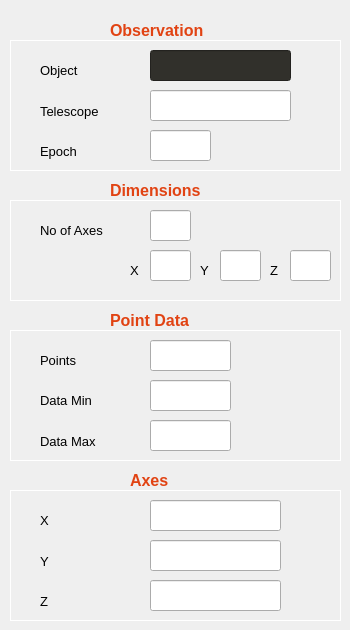
     <widget class="QWidget" name="InfoTab">
      <attribute name="title">
       <string>Cube Info</string>
      </attribute>
      <widget class="QFrame" name="frame_3">
       <property name="geometry">
        <rect>
         <x>10</x>
         <y>40</y>
         <width>331</width>
         <height>131</height>
        </rect>
       </property>
       <property name="styleSheet">
        <string notr="true">QFrame
{
border:1px solid white;
}

QLabel
{
border:none;
}

</string>
       </property>
       <property name="frameShape">
        <enum>QFrame::StyledPanel</enum>
       </property>
       <property name="frameShadow">
        <enum>QFrame::Raised</enum>
       </property>
       <widget class="QLineEdit" name="lineInfoTelescope">
        <property name="geometry">
         <rect>
          <x>140</x>
          <y>50</y>
          <width>141</width>
          <height>31</height>
         </rect>
        </property>
        <property name="frame">
         <bool>true</bool>
        </property>
        <property name="readOnly">
         <bool>true</bool>
        </property>
        <property name="placeholderText">
         <string/>
        </property>
       </widget>
       <widget class="QLineEdit" name="lineInfoObject">
        <property name="enabled">
         <bool>true</bool>
        </property>
        <property name="geometry">
         <rect>
          <x>140</x>
          <y>10</y>
          <width>141</width>
          <height>31</height>
         </rect>
        </property>
        <property name="palette">
         <palette>
          <active>
           <colorrole role="WindowText">
            <brush brushstyle="SolidPattern">
             <color alpha="255">
              <red>255</red>
              <green>255</green>
              <blue>255</blue>
             </color>
            </brush>
           </colorrole>
           <colorrole role="Button">
            <brush brushstyle="SolidPattern">
             <color alpha="255">
              <red>49</red>
              <green>48</green>
              <blue>43</blue>
             </color>
            </brush>
           </colorrole>
           <colorrole role="Light">
            <brush brushstyle="SolidPattern">
             <color alpha="255">
              <red>255</red>
              <green>255</green>
              <blue>255</blue>
             </color>
            </brush>
           </colorrole>
           <colorrole role="Text">
            <brush brushstyle="SolidPattern">
             <color alpha="255">
              <red>255</red>
              <green>255</green>
              <blue>255</blue>
             </color>
            </brush>
           </colorrole>
           <colorrole role="ButtonText">
            <brush brushstyle="SolidPattern">
             <color alpha="255">
              <red>255</red>
              <green>255</green>
              <blue>255</blue>
             </color>
            </brush>
           </colorrole>
           <colorrole role="Base">
            <brush brushstyle="SolidPattern">
             <color alpha="255">
              <red>49</red>
              <green>48</green>
              <blue>43</blue>
             </color>
            </brush>
           </colorrole>
           <colorrole role="Window">
            <brush brushstyle="SolidPattern">
             <color alpha="255">
              <red>49</red>
              <green>48</green>
              <blue>43</blue>
             </color>
            </brush>
           </colorrole>
          </active>
          <inactive>
           <colorrole role="WindowText">
            <brush brushstyle="SolidPattern">
             <color alpha="255">
              <red>255</red>
              <green>255</green>
              <blue>255</blue>
             </color>
            </brush>
           </colorrole>
           <colorrole role="Button">
            <brush brushstyle="SolidPattern">
             <color alpha="255">
              <red>49</red>
              <green>48</green>
              <blue>43</blue>
             </color>
            </brush>
           </colorrole>
           <colorrole role="Light">
            <brush brushstyle="SolidPattern">
             <color alpha="255">
              <red>255</red>
              <green>255</green>
              <blue>255</blue>
             </color>
            </brush>
           </colorrole>
           <colorrole role="Text">
            <brush brushstyle="SolidPattern">
             <color alpha="255">
              <red>255</red>
              <green>255</green>
              <blue>255</blue>
             </color>
            </brush>
           </colorrole>
           <colorrole role="ButtonText">
            <brush brushstyle="SolidPattern">
             <color alpha="255">
              <red>255</red>
              <green>255</green>
              <blue>255</blue>
             </color>
            </brush>
           </colorrole>
           <colorrole role="Base">
            <brush brushstyle="SolidPattern">
             <color alpha="255">
              <red>49</red>
              <green>48</green>
              <blue>43</blue>
             </color>
            </brush>
           </colorrole>
           <colorrole role="Window">
            <brush brushstyle="SolidPattern">
             <color alpha="255">
              <red>49</red>
              <green>48</green>
              <blue>43</blue>
             </color>
            </brush>
           </colorrole>
          </inactive>
          <disabled>
           <colorrole role="WindowText">
            <brush brushstyle="SolidPattern">
             <color alpha="255">
              <red>255</red>
              <green>255</green>
              <blue>255</blue>
             </color>
            </brush>
           </colorrole>
           <colorrole role="Button">
            <brush brushstyle="SolidPattern">
             <color alpha="255">
              <red>49</red>
              <green>48</green>
              <blue>43</blue>
             </color>
            </brush>
           </colorrole>
           <colorrole role="Light">
            <brush brushstyle="SolidPattern">
             <color alpha="255">
              <red>255</red>
              <green>255</green>
              <blue>255</blue>
             </color>
            </brush>
           </colorrole>
           <colorrole role="Text">
            <brush brushstyle="SolidPattern">
             <color alpha="255">
              <red>255</red>
              <green>255</green>
              <blue>255</blue>
             </color>
            </brush>
           </colorrole>
           <colorrole role="ButtonText">
            <brush brushstyle="SolidPattern">
             <color alpha="255">
              <red>255</red>
              <green>255</green>
              <blue>255</blue>
             </color>
            </brush>
           </colorrole>
           <colorrole role="Base">
            <brush brushstyle="SolidPattern">
             <color alpha="255">
              <red>49</red>
              <green>48</green>
              <blue>43</blue>
             </color>
            </brush>
           </colorrole>
           <colorrole role="Window">
            <brush brushstyle="SolidPattern">
             <color alpha="255">
              <red>49</red>
              <green>48</green>
              <blue>43</blue>
             </color>
            </brush>
           </colorrole>
          </disabled>
         </palette>
        </property>
        <property name="frame">
         <bool>true</bool>
        </property>
        <property name="readOnly">
         <bool>true</bool>
        </property>
        <property name="placeholderText">
         <string/>
        </property>
       </widget>
       <widget class="QLabel" name="label_8">
        <property name="geometry">
         <rect>
          <x>30</x>
          <y>61</y>
          <width>71</width>
          <height>21</height>
         </rect>
        </property>
        <property name="font">
         <font>
          <family>Arial</family>
          <pointsize>10</pointsize>
         </font>
        </property>
        <property name="text">
         <string>Telescope</string>
        </property>
       </widget>
       <widget class="QLabel" name="label_6">
        <property name="geometry">
         <rect>
          <x>30</x>
          <y>20</y>
          <width>71</width>
          <height>21</height>
         </rect>
        </property>
        <property name="font">
         <font>
          <family>Arial</family>
          <pointsize>10</pointsize>
         </font>
        </property>
        <property name="text">
         <string>Object</string>
        </property>
       </widget>
       <widget class="QLabel" name="label_9">
        <property name="geometry">
         <rect>
          <x>30</x>
          <y>101</y>
          <width>71</width>
          <height>21</height>
         </rect>
        </property>
        <property name="font">
         <font>
          <family>Arial</family>
          <pointsize>10</pointsize>
         </font>
        </property>
        <property name="text">
         <string>Epoch</string>
        </property>
       </widget>
       <widget class="QLineEdit" name="lineInfoEpoch">
        <property name="geometry">
         <rect>
          <x>140</x>
          <y>90</y>
          <width>61</width>
          <height>31</height>
         </rect>
        </property>
        <property name="frame">
         <bool>true</bool>
        </property>
        <property name="readOnly">
         <bool>true</bool>
        </property>
        <property name="placeholderText">
         <string/>
        </property>
       </widget>
      </widget>
      <widget class="QLabel" name="label_26">
       <property name="geometry">
        <rect>
         <x>110</x>
         <y>20</y>
         <width>121</width>
         <height>20</height>
        </rect>
       </property>
       <property name="palette">
        <palette>
         <active>
          <colorrole role="WindowText">
           <brush brushstyle="SolidPattern">
            <color alpha="255">
             <red>225</red>
             <green>67</green>
             <blue>19</blue>
            </color>
           </brush>
          </colorrole>
          <colorrole role="Button">
           <brush brushstyle="SolidPattern">
            <color alpha="255">
             <red>49</red>
             <green>48</green>
             <blue>43</blue>
            </color>
           </brush>
          </colorrole>
          <colorrole role="Text">
           <brush brushstyle="SolidPattern">
            <color alpha="255">
             <red>225</red>
             <green>67</green>
             <blue>19</blue>
            </color>
           </brush>
          </colorrole>
          <colorrole role="ButtonText">
           <brush brushstyle="SolidPattern">
            <color alpha="255">
             <red>225</red>
             <green>67</green>
             <blue>19</blue>
            </color>
           </brush>
          </colorrole>
          <colorrole role="Base">
           <brush brushstyle="SolidPattern">
            <color alpha="255">
             <red>49</red>
             <green>48</green>
             <blue>43</blue>
            </color>
           </brush>
          </colorrole>
          <colorrole role="Window">
           <brush brushstyle="SolidPattern">
            <color alpha="255">
             <red>49</red>
             <green>48</green>
             <blue>43</blue>
            </color>
           </brush>
          </colorrole>
         </active>
         <inactive>
          <colorrole role="WindowText">
           <brush brushstyle="SolidPattern">
            <color alpha="255">
             <red>225</red>
             <green>67</green>
             <blue>19</blue>
            </color>
           </brush>
          </colorrole>
          <colorrole role="Button">
           <brush brushstyle="SolidPattern">
            <color alpha="255">
             <red>49</red>
             <green>48</green>
             <blue>43</blue>
            </color>
           </brush>
          </colorrole>
          <colorrole role="Text">
           <brush brushstyle="SolidPattern">
            <color alpha="255">
             <red>225</red>
             <green>67</green>
             <blue>19</blue>
            </color>
           </brush>
          </colorrole>
          <colorrole role="ButtonText">
           <brush brushstyle="SolidPattern">
            <color alpha="255">
             <red>225</red>
             <green>67</green>
             <blue>19</blue>
            </color>
           </brush>
          </colorrole>
          <colorrole role="Base">
           <brush brushstyle="SolidPattern">
            <color alpha="255">
             <red>49</red>
             <green>48</green>
             <blue>43</blue>
            </color>
           </brush>
          </colorrole>
          <colorrole role="Window">
           <brush brushstyle="SolidPattern">
            <color alpha="255">
             <red>49</red>
             <green>48</green>
             <blue>43</blue>
            </color>
           </brush>
          </colorrole>
         </inactive>
         <disabled>
          <colorrole role="WindowText">
           <brush brushstyle="SolidPattern">
            <color alpha="255">
             <red>225</red>
             <green>67</green>
             <blue>19</blue>
            </color>
           </brush>
          </colorrole>
          <colorrole role="Button">
           <brush brushstyle="SolidPattern">
            <color alpha="255">
             <red>49</red>
             <green>48</green>
             <blue>43</blue>
            </color>
           </brush>
          </colorrole>
          <colorrole role="Text">
           <brush brushstyle="SolidPattern">
            <color alpha="255">
             <red>225</red>
             <green>67</green>
             <blue>19</blue>
            </color>
           </brush>
          </colorrole>
          <colorrole role="ButtonText">
           <brush brushstyle="SolidPattern">
            <color alpha="255">
             <red>225</red>
             <green>67</green>
             <blue>19</blue>
            </color>
           </brush>
          </colorrole>
          <colorrole role="Base">
           <brush brushstyle="SolidPattern">
            <color alpha="255">
             <red>49</red>
             <green>48</green>
             <blue>43</blue>
            </color>
           </brush>
          </colorrole>
          <colorrole role="Window">
           <brush brushstyle="SolidPattern">
            <color alpha="255">
             <red>49</red>
             <green>48</green>
             <blue>43</blue>
            </color>
           </brush>
          </colorrole>
         </disabled>
        </palette>
       </property>
       <property name="font">
        <font>
         <family>Ubuntu</family>
         <pointsize>12</pointsize>
         <weight>75</weight>
         <italic>false</italic>
         <bold>true</bold>
        </font>
       </property>
       <property name="styleSheet">
        <string notr="true">color: rgb(225, 67, 19);

</string>
       </property>
       <property name="text">
        <string>Observation</string>
       </property>
      </widget>
      <widget class="QFrame" name="frame_4">
       <property name="geometry">
        <rect>
         <x>10</x>
         <y>200</y>
         <width>331</width>
         <height>101</height>
        </rect>
       </property>
       <property name="styleSheet">
        <string notr="true">QFrame
{
border:1px solid white;
}

QLabel
{
border:none;
}</string>
       </property>
       <property name="frameShape">
        <enum>QFrame::StyledPanel</enum>
       </property>
       <property name="frameShadow">
        <enum>QFrame::Raised</enum>
       </property>
       <widget class="QLineEdit" name="lineInfoNAxis1">
        <property name="geometry">
         <rect>
          <x>140</x>
          <y>50</y>
          <width>41</width>
          <height>31</height>
         </rect>
        </property>
        <property name="frame">
         <bool>true</bool>
        </property>
        <property name="readOnly">
         <bool>true</bool>
        </property>
        <property name="placeholderText">
         <string/>
        </property>
       </widget>
       <widget class="QLabel" name="label_23">
        <property name="geometry">
         <rect>
          <x>120</x>
          <y>60</y>
          <width>20</width>
          <height>21</height>
         </rect>
        </property>
        <property name="font">
         <font>
          <family>Arial</family>
          <pointsize>10</pointsize>
         </font>
        </property>
        <property name="text">
         <string>X</string>
        </property>
       </widget>
       <widget class="QLineEdit" name="lineInfoNAxis2">
        <property name="geometry">
         <rect>
          <x>210</x>
          <y>50</y>
          <width>41</width>
          <height>31</height>
         </rect>
        </property>
        <property name="frame">
         <bool>true</bool>
        </property>
        <property name="readOnly">
         <bool>true</bool>
        </property>
        <property name="placeholderText">
         <string/>
        </property>
       </widget>
       <widget class="QLabel" name="label_24">
        <property name="geometry">
         <rect>
          <x>190</x>
          <y>60</y>
          <width>20</width>
          <height>21</height>
         </rect>
        </property>
        <property name="font">
         <font>
          <family>Arial</family>
          <pointsize>10</pointsize>
         </font>
        </property>
        <property name="text">
         <string>Y</string>
        </property>
       </widget>
       <widget class="QLineEdit" name="lineInfoNAxis3">
        <property name="geometry">
         <rect>
          <x>280</x>
          <y>50</y>
          <width>41</width>
          <height>31</height>
         </rect>
        </property>
        <property name="frame">
         <bool>true</bool>
        </property>
        <property name="readOnly">
         <bool>true</bool>
        </property>
        <property name="placeholderText">
         <string/>
        </property>
       </widget>
       <widget class="QLabel" name="label_25">
        <property name="geometry">
         <rect>
          <x>260</x>
          <y>60</y>
          <width>16</width>
          <height>21</height>
         </rect>
        </property>
        <property name="font">
         <font>
          <family>Arial</family>
          <pointsize>10</pointsize>
         </font>
        </property>
        <property name="text">
         <string>Z</string>
        </property>
       </widget>
       <widget class="QLineEdit" name="lineInfoNAxis">
        <property name="geometry">
         <rect>
          <x>140</x>
          <y>10</y>
          <width>41</width>
          <height>31</height>
         </rect>
        </property>
        <property name="frame">
         <bool>true</bool>
        </property>
        <property name="readOnly">
         <bool>true</bool>
        </property>
        <property name="placeholderText">
         <string/>
        </property>
       </widget>
       <widget class="QLabel" name="label_22">
        <property name="geometry">
         <rect>
          <x>30</x>
          <y>20</y>
          <width>91</width>
          <height>21</height>
         </rect>
        </property>
        <property name="font">
         <font>
          <family>Arial</family>
          <pointsize>10</pointsize>
         </font>
        </property>
        <property name="text">
         <string>No of Axes</string>
        </property>
       </widget>
      </widget>
      <widget class="QLabel" name="label_27">
       <property name="geometry">
        <rect>
         <x>110</x>
         <y>180</y>
         <width>121</width>
         <height>20</height>
        </rect>
       </property>
       <property name="font">
        <font>
         <pointsize>12</pointsize>
         <weight>75</weight>
         <bold>true</bold>
        </font>
       </property>
       <property name="styleSheet">
        <string notr="true">color: rgb(225, 67, 19);</string>
       </property>
       <property name="text">
        <string>Dimensions</string>
       </property>
      </widget>
      <widget class="QFrame" name="frame_8">
       <property name="geometry">
        <rect>
         <x>10</x>
         <y>330</y>
         <width>331</width>
         <height>131</height>
        </rect>
       </property>
       <property name="styleSheet">
        <string notr="true">QFrame
{
border:1px solid white;
}

QLabel
{
border:none;
}</string>
       </property>
       <property name="frameShape">
        <enum>QFrame::StyledPanel</enum>
       </property>
       <property name="frameShadow">
        <enum>QFrame::Raised</enum>
       </property>
       <widget class="QLineEdit" name="lineInfoPoints">
        <property name="geometry">
         <rect>
          <x>140</x>
          <y>10</y>
          <width>81</width>
          <height>31</height>
         </rect>
        </property>
        <property name="frame">
         <bool>true</bool>
        </property>
        <property name="readOnly">
         <bool>true</bool>
        </property>
        <property name="placeholderText">
         <string/>
        </property>
       </widget>
       <widget class="QLabel" name="label_4">
        <property name="geometry">
         <rect>
          <x>30</x>
          <y>20</y>
          <width>71</width>
          <height>21</height>
         </rect>
        </property>
        <property name="font">
         <font>
          <family>Arial</family>
          <pointsize>10</pointsize>
         </font>
        </property>
        <property name="text">
         <string>Points</string>
        </property>
       </widget>
       <widget class="QLineEdit" name="lineInfoDataMax">
        <property name="geometry">
         <rect>
          <x>140</x>
          <y>90</y>
          <width>81</width>
          <height>31</height>
         </rect>
        </property>
        <property name="frame">
         <bool>true</bool>
        </property>
        <property name="readOnly">
         <bool>true</bool>
        </property>
        <property name="placeholderText">
         <string/>
        </property>
       </widget>
       <widget class="QLineEdit" name="lineInfoDataMin">
        <property name="geometry">
         <rect>
          <x>140</x>
          <y>50</y>
          <width>81</width>
          <height>31</height>
         </rect>
        </property>
        <property name="frame">
         <bool>true</bool>
        </property>
        <property name="readOnly">
         <bool>true</bool>
        </property>
        <property name="placeholderText">
         <string/>
        </property>
       </widget>
       <widget class="QLabel" name="label_15">
        <property name="geometry">
         <rect>
          <x>30</x>
          <y>101</y>
          <width>71</width>
          <height>21</height>
         </rect>
        </property>
        <property name="font">
         <font>
          <family>Arial</family>
          <pointsize>10</pointsize>
         </font>
        </property>
        <property name="text">
         <string>Data Max</string>
        </property>
       </widget>
       <widget class="QLabel" name="label_5">
        <property name="geometry">
         <rect>
          <x>30</x>
          <y>55</y>
          <width>81</width>
          <height>31</height>
         </rect>
        </property>
        <property name="font">
         <font>
          <family>Arial</family>
          <pointsize>10</pointsize>
         </font>
        </property>
        <property name="text">
         <string>Data Min</string>
        </property>
       </widget>
      </widget>
      <widget class="QLabel" name="label_29">
       <property name="geometry">
        <rect>
         <x>110</x>
         <y>310</y>
         <width>121</width>
         <height>20</height>
        </rect>
       </property>
       <property name="font">
        <font>
         <pointsize>12</pointsize>
         <weight>75</weight>
         <bold>true</bold>
        </font>
       </property>
       <property name="styleSheet">
        <string notr="true">color: rgb(225, 67, 19);</string>
       </property>
       <property name="text">
        <string>Point Data</string>
       </property>
      </widget>
      <widget class="QFrame" name="frame_7">
       <property name="geometry">
        <rect>
         <x>10</x>
         <y>490</y>
         <width>331</width>
         <height>131</height>
        </rect>
       </property>
       <property name="styleSheet">
        <string notr="true">QFrame
{
border:1px solid white;
}

QLabel
{
border:none;
}</string>
       </property>
       <property name="frameShape">
        <enum>QFrame::StyledPanel</enum>
       </property>
       <property name="frameShadow">
        <enum>QFrame::Raised</enum>
       </property>
       <widget class="QLineEdit" name="lineInfoZAxis">
        <property name="geometry">
         <rect>
          <x>140</x>
          <y>90</y>
          <width>131</width>
          <height>31</height>
         </rect>
        </property>
        <property name="frame">
         <bool>true</bool>
        </property>
        <property name="readOnly">
         <bool>true</bool>
        </property>
        <property name="placeholderText">
         <string/>
        </property>
       </widget>
       <widget class="QLineEdit" name="lineInfoYAxis">
        <property name="geometry">
         <rect>
          <x>140</x>
          <y>50</y>
          <width>131</width>
          <height>31</height>
         </rect>
        </property>
        <property name="frame">
         <bool>true</bool>
        </property>
        <property name="readOnly">
         <bool>true</bool>
        </property>
        <property name="placeholderText">
         <string/>
        </property>
       </widget>
       <widget class="QLabel" name="label_12">
        <property name="geometry">
         <rect>
          <x>30</x>
          <y>100</y>
          <width>21</width>
          <height>22</height>
         </rect>
        </property>
        <property name="font">
         <font>
          <family>Arial</family>
          <pointsize>10</pointsize>
         </font>
        </property>
        <property name="text">
         <string>Z</string>
        </property>
       </widget>
       <widget class="QLabel" name="label_10">
        <property name="geometry">
         <rect>
          <x>30</x>
          <y>20</y>
          <width>21</width>
          <height>21</height>
         </rect>
        </property>
        <property name="font">
         <font>
          <family>Arial</family>
          <pointsize>10</pointsize>
         </font>
        </property>
        <property name="text">
         <string>X</string>
        </property>
       </widget>
       <widget class="QLineEdit" name="lineInfoXAxis">
        <property name="geometry">
         <rect>
          <x>140</x>
          <y>10</y>
          <width>131</width>
          <height>31</height>
         </rect>
        </property>
        <property name="frame">
         <bool>true</bool>
        </property>
        <property name="readOnly">
         <bool>true</bool>
        </property>
        <property name="placeholderText">
         <string/>
        </property>
       </widget>
       <widget class="QLabel" name="label_11">
        <property name="geometry">
         <rect>
          <x>30</x>
          <y>60</y>
          <width>21</width>
          <height>22</height>
         </rect>
        </property>
        <property name="font">
         <font>
          <family>Arial</family>
          <pointsize>10</pointsize>
         </font>
        </property>
        <property name="text">
         <string>Y</string>
        </property>
       </widget>
      </widget>
      <widget class="QLabel" name="label_28">
       <property name="geometry">
        <rect>
         <x>130</x>
         <y>470</y>
         <width>61</width>
         <height>20</height>
        </rect>
       </property>
       <property name="font">
        <font>
         <pointsize>12</pointsize>
         <weight>75</weight>
         <bold>true</bold>
        </font>
       </property>
       <property name="styleSheet">
        <string notr="true">color: rgb(225, 67, 19);</string>
       </property>
       <property name="text">
        <string>Axes</string>
       </property>
      </widget>
     </widget>
